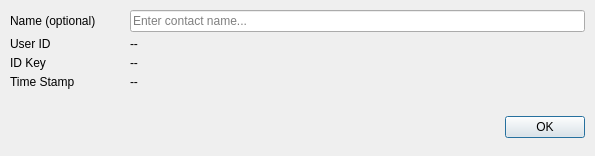
<?xml version="1.0" encoding="UTF-8"?>
<ui version="4.0">
 <class>EditContactDialog</class>
 <widget class="QDialog" name="EditContactDialog">
  <property name="geometry">
   <rect>
    <x>0</x>
    <y>0</y>
    <width>595</width>
    <height>156</height>
   </rect>
  </property>
  <property name="minimumSize">
   <size>
    <width>225</width>
    <height>0</height>
   </size>
  </property>
  <property name="windowTitle">
   <string>Edit contact</string>
  </property>
  <layout class="QVBoxLayout" name="verticalLayout">
   <property name="spacing">
    <number>0</number>
   </property>
   <property name="leftMargin">
    <number>0</number>
   </property>
   <property name="topMargin">
    <number>0</number>
   </property>
   <property name="rightMargin">
    <number>0</number>
   </property>
   <property name="bottomMargin">
    <number>0</number>
   </property>
   <item>
    <widget class="QWidget" name="dataWidget" native="true">
     <layout class="QVBoxLayout" name="verticalLayout_2">
      <property name="spacing">
       <number>15</number>
      </property>
      <property name="leftMargin">
       <number>10</number>
      </property>
      <property name="topMargin">
       <number>10</number>
      </property>
      <property name="rightMargin">
       <number>10</number>
      </property>
      <property name="bottomMargin">
       <number>10</number>
      </property>
      <item>
       <widget class="QWidget" name="widget_3" native="true">
        <layout class="QHBoxLayout" name="horizontalLayout_2">
         <property name="spacing">
          <number>15</number>
         </property>
         <property name="leftMargin">
          <number>0</number>
         </property>
         <property name="topMargin">
          <number>0</number>
         </property>
         <property name="rightMargin">
          <number>0</number>
         </property>
         <property name="bottomMargin">
          <number>0</number>
         </property>
         <item>
          <widget class="QWidget" name="widget" native="true">
           <layout class="QVBoxLayout" name="verticalLayout_3">
            <property name="spacing">
             <number>5</number>
            </property>
            <property name="leftMargin">
             <number>0</number>
            </property>
            <property name="topMargin">
             <number>0</number>
            </property>
            <property name="rightMargin">
             <number>0</number>
            </property>
            <property name="bottomMargin">
             <number>0</number>
            </property>
            <item>
             <widget class="QWidget" name="nameWidget" native="true">
              <layout class="QHBoxLayout" name="horizontalLayout_3">
               <property name="spacing">
                <number>5</number>
               </property>
               <property name="leftMargin">
                <number>0</number>
               </property>
               <property name="topMargin">
                <number>0</number>
               </property>
               <property name="rightMargin">
                <number>0</number>
               </property>
               <property name="bottomMargin">
                <number>0</number>
               </property>
               <item>
                <widget class="QLabel" name="nameOptionalLabel">
                 <property name="minimumSize">
                  <size>
                   <width>115</width>
                   <height>0</height>
                  </size>
                 </property>
                 <property name="maximumSize">
                  <size>
                   <width>115</width>
                   <height>16777215</height>
                  </size>
                 </property>
                 <property name="text">
                  <string>Name (optional)</string>
                 </property>
                </widget>
               </item>
               <item>
                <widget class="QLineEdit" name="nameOptionalLineEdit">
                 <property name="placeholderText">
                  <string>Enter contact name...</string>
                 </property>
                </widget>
               </item>
              </layout>
             </widget>
            </item>
            <item>
             <widget class="QWidget" name="userIdWidget" native="true">
              <layout class="QHBoxLayout" name="horizontalLayout_4">
               <property name="spacing">
                <number>5</number>
               </property>
               <property name="leftMargin">
                <number>0</number>
               </property>
               <property name="topMargin">
                <number>0</number>
               </property>
               <property name="rightMargin">
                <number>0</number>
               </property>
               <property name="bottomMargin">
                <number>0</number>
               </property>
               <item>
                <widget class="QLabel" name="userIDLabel">
                 <property name="minimumSize">
                  <size>
                   <width>115</width>
                   <height>0</height>
                  </size>
                 </property>
                 <property name="maximumSize">
                  <size>
                   <width>115</width>
                   <height>16777215</height>
                  </size>
                 </property>
                 <property name="text">
                  <string>User ID</string>
                 </property>
                </widget>
               </item>
               <item>
                <widget class="QLabel" name="userIDLineEdit">
                 <property name="text">
                  <string>--</string>
                 </property>
                 <property name="whiteLabel" stdset="0">
                  <bool>true</bool>
                 </property>
                </widget>
               </item>
              </layout>
             </widget>
            </item>
            <item>
             <widget class="QWidget" name="idKeyWidget" native="true">
              <layout class="QHBoxLayout" name="horizontalLayout_6">
               <property name="spacing">
                <number>5</number>
               </property>
               <property name="leftMargin">
                <number>0</number>
               </property>
               <property name="topMargin">
                <number>0</number>
               </property>
               <property name="rightMargin">
                <number>0</number>
               </property>
               <property name="bottomMargin">
                <number>0</number>
               </property>
               <item>
                <widget class="QLabel" name="iDKeyLabel">
                 <property name="minimumSize">
                  <size>
                   <width>115</width>
                   <height>0</height>
                  </size>
                 </property>
                 <property name="maximumSize">
                  <size>
                   <width>115</width>
                   <height>16777215</height>
                  </size>
                 </property>
                 <property name="text">
                  <string>ID Key</string>
                 </property>
                </widget>
               </item>
               <item>
                <widget class="QLabel" name="iDKeyLineEdit">
                 <property name="text">
                  <string>--</string>
                 </property>
                 <property name="whiteLabel" stdset="0">
                  <bool>true</bool>
                 </property>
                </widget>
               </item>
              </layout>
             </widget>
            </item>
            <item>
             <widget class="QWidget" name="dateWidget" native="true">
              <layout class="QHBoxLayout" name="horizontalLayout_5">
               <property name="spacing">
                <number>5</number>
               </property>
               <property name="leftMargin">
                <number>0</number>
               </property>
               <property name="topMargin">
                <number>0</number>
               </property>
               <property name="rightMargin">
                <number>0</number>
               </property>
               <property name="bottomMargin">
                <number>0</number>
               </property>
               <item>
                <widget class="QLabel" name="contactDateLabel">
                 <property name="minimumSize">
                  <size>
                   <width>115</width>
                   <height>0</height>
                  </size>
                 </property>
                 <property name="maximumSize">
                  <size>
                   <width>115</width>
                   <height>16777215</height>
                  </size>
                 </property>
                 <property name="text">
                  <string>Time Stamp</string>
                 </property>
                </widget>
               </item>
               <item>
                <widget class="QLabel" name="contactDateLineEdit">
                 <property name="text">
                  <string>--</string>
                 </property>
                 <property name="whiteLabel" stdset="0">
                  <bool>true</bool>
                 </property>
                </widget>
               </item>
              </layout>
             </widget>
            </item>
           </layout>
          </widget>
         </item>
        </layout>
       </widget>
      </item>
     </layout>
    </widget>
   </item>
   <item>
    <widget class="QWidget" name="buttonsWidget" native="true">
     <property name="buttonBar" stdset="0">
      <bool>true</bool>
     </property>
     <layout class="QHBoxLayout" name="horizontalLayout">
      <property name="spacing">
       <number>5</number>
      </property>
      <property name="leftMargin">
       <number>10</number>
      </property>
      <property name="topMargin">
       <number>10</number>
      </property>
      <property name="rightMargin">
       <number>10</number>
      </property>
      <property name="bottomMargin">
       <number>10</number>
      </property>
      <item>
       <widget class="QDialogButtonBox" name="buttonBox">
        <property name="standardButtons">
         <set>QDialogButtonBox::Ok</set>
        </property>
       </widget>
      </item>
     </layout>
    </widget>
   </item>
  </layout>
 </widget>
 <resources/>
 <connections/>
</ui>
